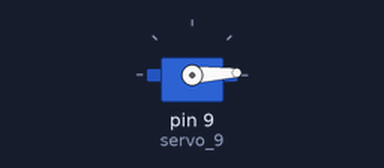
Recording of a sketch running on a simulated Arduino Uno, built with avr-gcc and run on an emulated ATmega328P. On the bench: servo.

Above: at 0.05 s.
At 1.3 s:
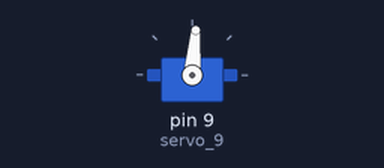
At 2.6 s:
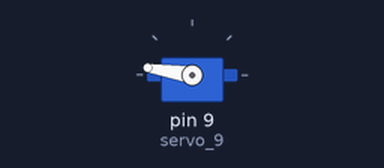
At 5.2 s:
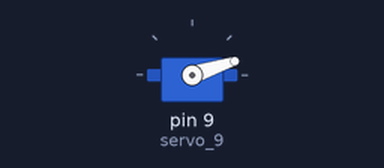
Timing chart, 0 to 7.1 s (numbered marks = the images above):
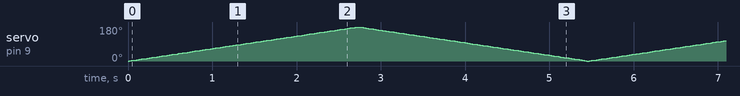

The sketch:

servoLoop.ino
```cpp
#include <Servo.h>

int pos = 0;

Servo servo_9;

void setup()
{
  servo_9.attach(9, 500, 5000);
}

void loop()
{
  for (pos = 0; pos <= 180; pos += 1){
    servo_9.write(pos);
    delay(15);
  }
  for (pos = 180; pos >= 0; pos -= 1){
    servo_9.write(pos);
    delay(15);
  }
}
```
